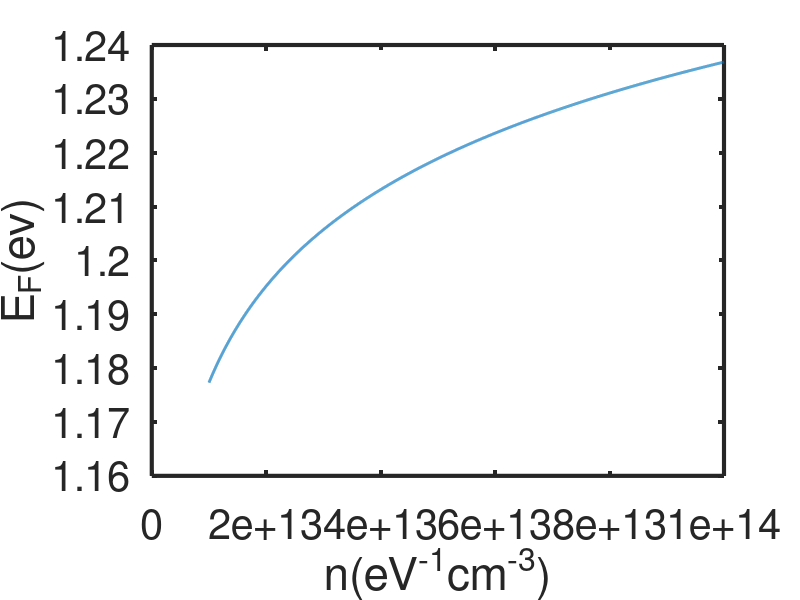

MATLAB code to generate this figure:
clc;clear;close all;
%constants
Efi = 1;%eV
kB = 8.617*10^(-5);%eV/K
T = 300;%K

ni = 1.05*10^10;
n = 10^13:10^10:10^14;
Ef = Efi + kB*T*log(n/ni);

set(0,'DefaultAxesFontSize',30,'DefaultAxesFontWeight','normal','DefaultAxesLineWidth',3);
plot(n,Ef,'LineWidth',2);
%After converting to required units
xlabel('n(eV^{-1}cm^{-3})');
ylabel('E_{F}(ev)');